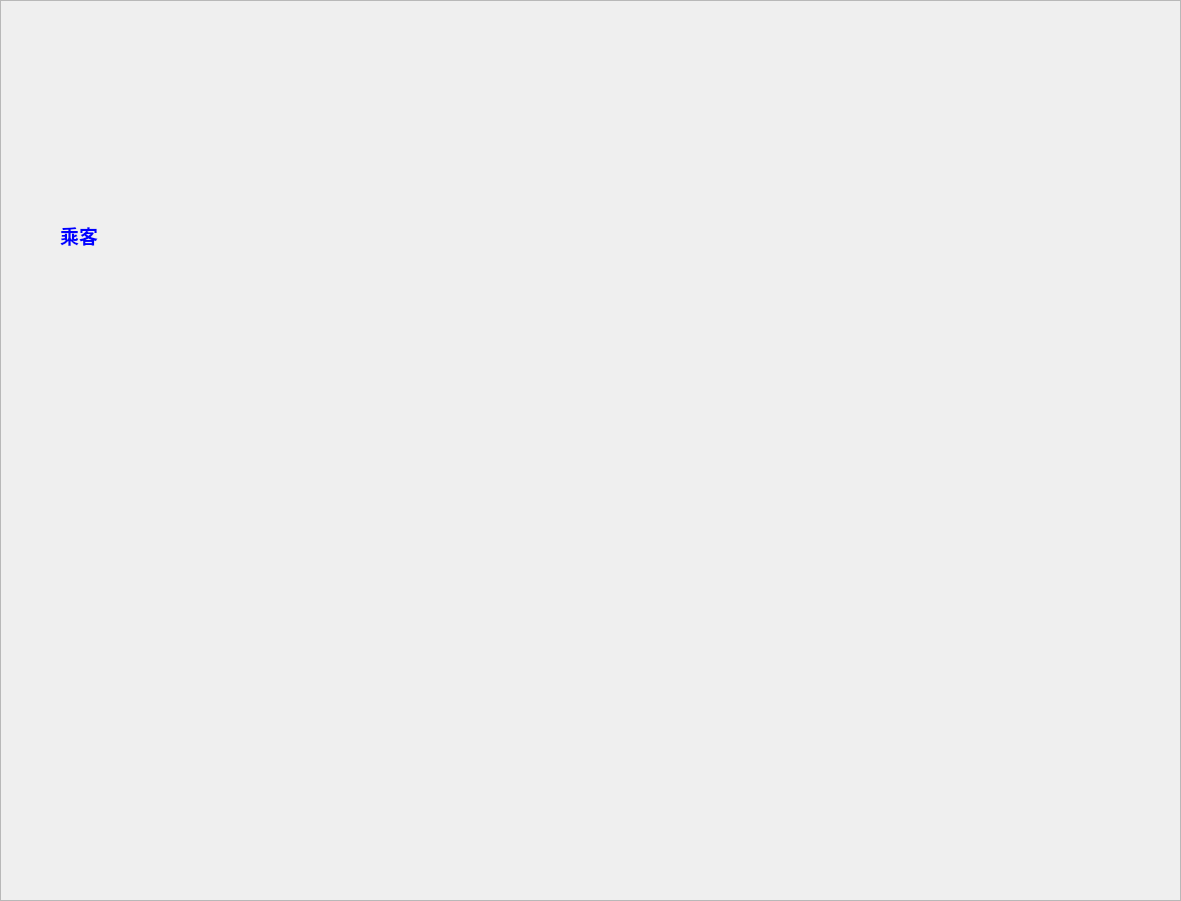
<?xml version="1.0" encoding="UTF-8"?>
<ui version="4.0">
 <class>map</class>
 <widget class="QWidget" name="map">
  <property name="geometry">
   <rect>
    <x>0</x>
    <y>0</y>
    <width>1181</width>
    <height>901</height>
   </rect>
  </property>
  <property name="windowTitle">
   <string>Form</string>
  </property>
  <widget class="QFrame" name="frame">
   <property name="geometry">
    <rect>
     <x>0</x>
     <y>0</y>
     <width>1181</width>
     <height>901</height>
    </rect>
   </property>
   <property name="styleSheet">
    <string notr="true">border-image: url(:/images/map);</string>
   </property>
   <property name="frameShape">
    <enum>QFrame::StyledPanel</enum>
   </property>
   <property name="frameShadow">
    <enum>QFrame::Raised</enum>
   </property>
   <widget class="QLabel" name="transposition">
    <property name="geometry">
     <rect>
      <x>10</x>
      <y>110</y>
      <width>51</width>
      <height>51</height>
     </rect>
    </property>
    <property name="styleSheet">
     <string notr="true"/>
    </property>
    <property name="text">
     <string/>
    </property>
   </widget>
   <widget class="QLabel" name="passenger">
    <property name="geometry">
     <rect>
      <x>60</x>
      <y>210</y>
      <width>51</width>
      <height>51</height>
     </rect>
    </property>
    <property name="styleSheet">
     <string notr="true">border-image: url(:/images/passenger);</string>
    </property>
    <property name="text">
     <string>&lt;html&gt;&lt;head/&gt;&lt;body&gt;&lt;p&gt;&lt;span style=&quot; font-size:14pt; font-weight:600; color:#0000ff;&quot;&gt;乘客&lt;/span&gt;&lt;/p&gt;&lt;/body&gt;&lt;/html&gt;</string>
    </property>
   </widget>
  </widget>
 </widget>
 <resources/>
 <connections/>
</ui>
